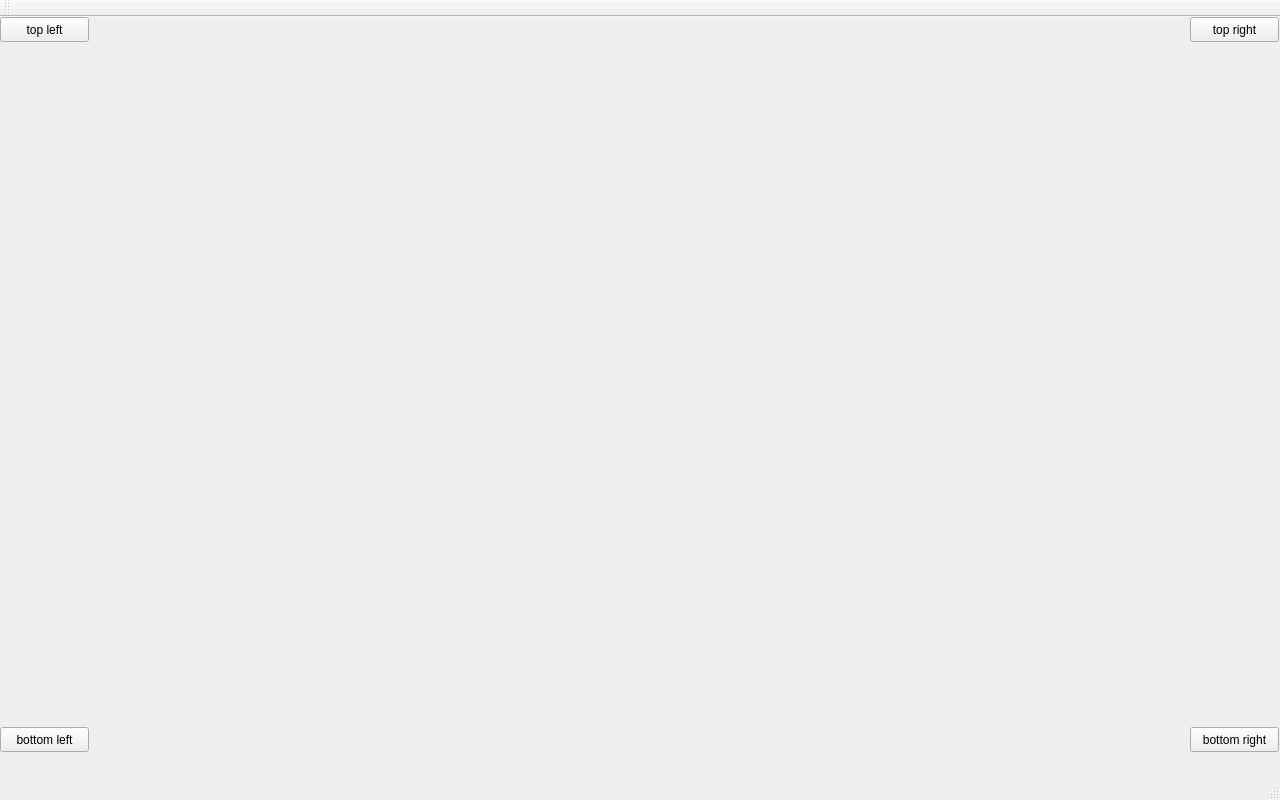
<?xml version="1.0" encoding="UTF-8"?>
<ui version="4.0">
 <class>MainWindow</class>
 <widget class="QMainWindow" name="MainWindow">
  <property name="geometry">
   <rect>
    <x>0</x>
    <y>0</y>
    <width>1280</width>
    <height>800</height>
   </rect>
  </property>
  <property name="windowTitle">
   <string>MainWindow</string>
  </property>
  <widget class="QWidget" name="centralWidget">
   <widget class="QPushButton" name="pushButton_2">
    <property name="geometry">
     <rect>
      <x>1190</x>
      <y>0</y>
      <width>89</width>
      <height>25</height>
     </rect>
    </property>
    <property name="text">
     <string>top right</string>
    </property>
   </widget>
   <widget class="QPushButton" name="pushButton_4">
    <property name="geometry">
     <rect>
      <x>0</x>
      <y>0</y>
      <width>89</width>
      <height>25</height>
     </rect>
    </property>
    <property name="text">
     <string>top left</string>
    </property>
   </widget>
   <widget class="QPushButton" name="pushButton_7">
    <property name="geometry">
     <rect>
      <x>0</x>
      <y>710</y>
      <width>89</width>
      <height>25</height>
     </rect>
    </property>
    <property name="text">
     <string>bottom left</string>
    </property>
   </widget>
   <widget class="QPushButton" name="pushButton_8">
    <property name="geometry">
     <rect>
      <x>1190</x>
      <y>710</y>
      <width>89</width>
      <height>25</height>
     </rect>
    </property>
    <property name="text">
     <string>bottom right</string>
    </property>
   </widget>
  </widget>
  <widget class="QMenuBar" name="menuBar">
   <property name="geometry">
    <rect>
     <x>0</x>
     <y>0</y>
     <width>1280</width>
     <height>22</height>
    </rect>
   </property>
  </widget>
  <widget class="QToolBar" name="mainToolBar">
   <attribute name="toolBarArea">
    <enum>TopToolBarArea</enum>
   </attribute>
   <attribute name="toolBarBreak">
    <bool>false</bool>
   </attribute>
  </widget>
  <widget class="QStatusBar" name="statusBar"/>
 </widget>
 <layoutdefault spacing="6" margin="11"/>
 <resources/>
 <connections/>
</ui>
